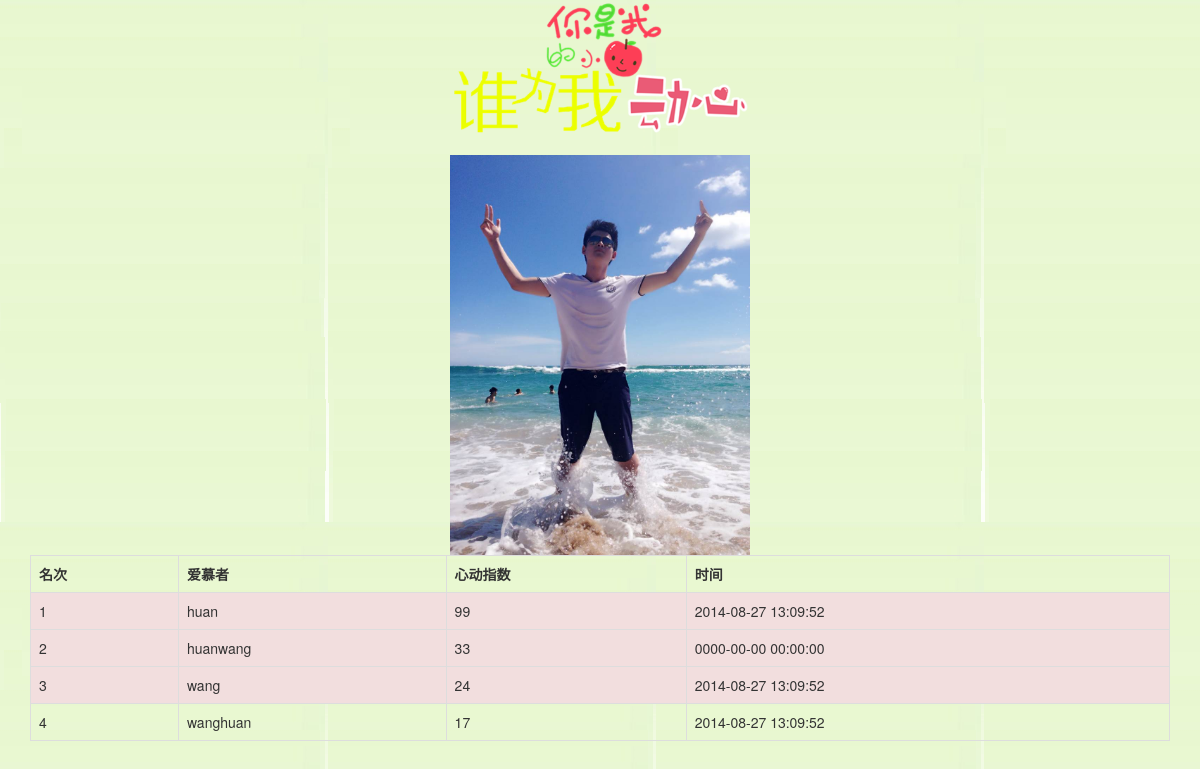
/rank.php, run on the app's committed database.
### tables this page shows
CREATE TABLE IF NOT EXISTS `lovecount` (
  `id` int(20) NOT NULL AUTO_INCREMENT,
  `username` text NOT NULL,
  `userscore` int(200) NOT NULL,
  `usertime` timestamp NOT NULL DEFAULT CURRENT_TIMESTAMP,
  PRIMARY KEY (`id`)
);

### rank.php (the view, shortened to what this page needs)
<!DOCTYPE html PUBLIC "-//W3C//DTD XHTML 1.0 Transitional//EN" "http://www.w3.org/TR/xhtml1/DTD/xhtml1-transitional.dtd">
<html xmlns="http://www.w3.org/1999/xhtml">
<head>
<link rel="stylesheet" href="http://cdn.bootcss.com/twitter-bootstrap/3.0.3/css/bootstrap.min.css">
</head>
<body background="images/rank_bg.png">
    <div class="container">
    	<center><img src="images/rank_title.png" width="300"/></center>
    	<br />
    <?php
   		include "mysql_connect.php";
        $result = mysql_query("select * from lovecount order by userscore desc");
	    echo '<table class="table table-bordered">';
		echo '<tr><th>名次</th><th>爱慕者</th><th>心动指数</th><th>时间</th></tr>';
		$i = 1;
        while ($row = mysql_fetch_array($result))
        {
        	if($i<4){
				echo '<tr class="danger">';
	            echo '<td>'.$i++.'</td>'.'<td>'.$row['username'].'</td>'.'<td>'.$row['userscore'].'</td>'.'<td>'.$row['usertime'].'</td>';
	            echo "</tr>";
			}else{
				echo '<tr>';
	            echo '<td>'.$i++.'</td>'.'<td>'.$row['username'].'</td>'.'<td>'.$row['userscore'].'</td>'.'<td>'.$row['usertime'].'</td>';
	            echo "</tr>";
			}
        }
	?>
	<center><img src="images/rank_bottom.jpg" width="300"/></center>
	</div>
</body>
</html>

### mysql_connect.php (shortened to what this page needs)
<!DOCTYPE html PUBLIC "-//W3C//DTD XHTML 1.0 Transitional//EN" "http://www.w3.org/TR/xhtml1/DTD/xhtml1-transitional.dtd">
<html xmlns="http://www.w3.org/1999/xhtml">
<head>
</head>
<body>
</body>
</html>

### data on the page
lovecount: username "huan", userscore "99", usertime "2014-08-27 13:09:52"
lovecount: username "huanwang", userscore "33", usertime "0000-00-00 00:00:00"
lovecount: username "wang", userscore "24", usertime "2014-08-27 13:09:52"
lovecount: username "wanghuan", userscore "17", usertime "2014-08-27 13:09:52"
